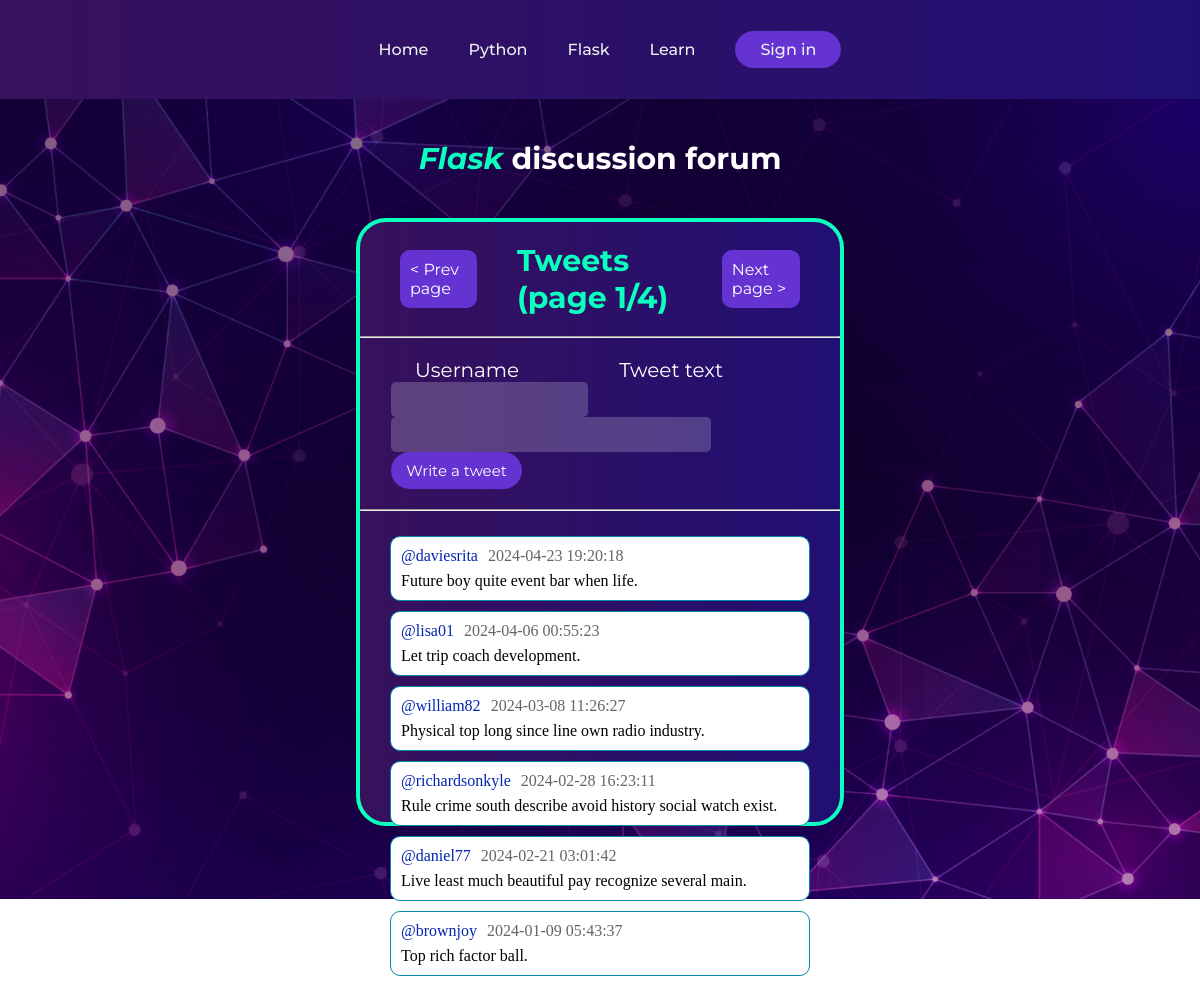
/flask, run on the app's committed database.
### website_app/models.py (models this page shows)
class FlTweet(db.Model):
    __tablename__ = 'fl_tweets'
    id = db.Column(db.Integer, primary_key=True)
    tweet_text = db.Column(db.String(200), nullable=False)
    date = db.Column(db.DateTime, default=func.now())
    username = db.Column(db.String(100), nullable=False)

### website_app/views.py (the view)
@views.route("/flask")
def flask_index():
    page = request.args.get('page', default=1, type=int)
    offset = (page - 1) * ITEMS_PER_PAGE
    tweets = FlTweet.query.order_by(FlTweet.date.desc()).offset(offset).limit(ITEMS_PER_PAGE).all()
    total_pages_amount = 1 if FlTweet.query.count() == 0 else math.ceil(FlTweet.query.count() / 6)
    return render_template("flask.html", tweets=tweets, pg=page, total_pg=total_pages_amount)

### website_app/__init__.py (called while the page is built)
def create_app():
    app = Flask(__name__, template_folder="templates")
    app.register_blueprint(views, url_prefix='/')
    app.config['SECRET_KEY'] = SECRET_KEY
    app.config['SQLALCHEMY_DATABASE_URI'] = f'sqlite:///{DB_NAME}'
    db.init_app(app)
    create_database(app)
    @app.template_filter('ceil')
    def ceil_filter(value):
        return math.ceil(value)
    @app.template_filter('length')
    def length_filter(arr: list):
        return len(arr)
    return app

### website_app/templates/flask.html (shortened to what this page needs)
{% extends "base.html" %}
{% block style %} <link rel="stylesheet" href="{{ url_for('static', filename='css/style_flask.css') }}"> {% endblock %}
{% block content %}
<header>
    <nav class="navbar">
        <ul>
            <a href="{{ url_for('views.index') }}"><li>Home</li></a>
            <a href="{{ url_for('views.python_index') }}"><li>Python</li></a>
            <a href="{{ url_for('views.flask_index') }}"><li>Flask</li></a>
            <a href="{{ url_for('views.learn_index') }}"><li>Learn</li></a>
        </ul>
        <a href="{{ url_for('views.signin') }}">
            <button>Sign in</button>
        </a>
    </nav>
</header>
<section class="main">
    <h1><span style="color:rgb(11, 255, 190); font-style:italic">Flask</span> discussion forum</h1>
    <div class = "tweetboard">
        <div class="tweets-title">
            <a href="{% if pg == 1 %}{{ url_for('views.flask_index', page=total_pg) }}{% else %}{{ url_for('views.flask_index', page=pg-1) }}{% endif %}">< Prev page</a>
            <h2>Tweets (page {{ pg }}/{{ total_pg }})</h2>
            <a href="{% if pg == total_pg %}{{ url_for('views.flask_index', page=1) }}{% else %}{{ url_for('views.flask_index', page=pg+1) }}{% endif %}">Next page ></a>
        </div>
        <hr>
        <div class="write-tweet-title">
            <p>Username</p>
            <p>Tweet text</p>
        </div>
        <form class="write-tweet" action="{{ url_for('views.flask_write_tweet', page_num=pg) }}" method="post">
            <input class="username-input" type="text" name="username" maxlength="40">
            <input class="tweet-input" type="text" name="tweet" maxlength="80">
            <button type="submit">Write a tweet</button>
        </form>
        <hr>
        <div class = "tweets">
            {% for i in range(tweets | length) %}
            <div class = "tweet">
                <div class="tweet-info">
                <p class="username">@{{ tweets[i]['username'] }}</p>
                <p class="date">{{ tweets[i]['date'] }}</p>
                </div>
                <p class="tweet-text">{{ tweets[i]['tweet_text'] }}</p>
            </div>
            {% endfor %}
        </div>
    </div>
</section>
{% endblock %}

### website_app/static/css/style_flask.css (style rules this page uses)
* { margin: 0; padding: 0; }
.navbar li, .navbar a, .navbar button { font-family: "Montserrat", sans-serif; font-weight: 500; font-size: 16px; color: #edf0f1; text-decoration: none; }
.navbar { display: flex; justify-content: center; align-items: center; padding: 20px; gap:20px; background: linear-gradient(to right, rgb(55, 17, 92), rgb(33, 15, 115)); }
.navbar ul { list-style: none; display: flex; }
.navbar li { padding: 20px 20px; border-radius: 10px; }
.navbar li:hover, .navbar button, .tweets-title a, .write-tweet button { background-color:rgb(101, 51, 209); }
.navbar button { padding: 9px 25px; border-radius: 30px; border: none; cursor: pointer; transition: all 0.3s ease 0s; }
.main { width:100%; height:100vh; }
.main h1 { padding: 41px 0px; text-align: center; color:white; font-family: "Montserrat", sans-serif; font-size:30px; }
.tweetboard { width:40%; height:75vh; margin:auto; background: linear-gradient(to right, rgb(55, 17, 92), rgb(33, 15, 115)); border-radius: 30px; display: flex; flex-direction: column; border:rgb(11, 255, 190) solid 4px; }
.tweets-title { display:flex; justify-content:space-between; align-items:center; }
.tweets-title h2 { padding:20px 0px; color:rgb(11, 255, 190); font-family: "Montserrat", sans-serif; font-size:30px; }
.tweets-title a { text-decoration:none; color:white; font-family: "Montserrat", sans-serif; margin:0px 40px; padding: 10px; border-radius:10px; transition: all 0.3s ease 0s; }
.tweets { margin:15px 30px; }
.tweet { background-color:rgb(255, 255, 255); border:solid 1px; border-radius: 10px; border-color:rgba(0, 136, 169, 1); margin:10px 0px; padding: 10px 0px; }
.tweet-info { display:flex; margin-bottom:7px; }
.tweet p { margin-left:10px; }
.date { color: rgb(101, 101, 101); }
.username { color:rgb(3, 37, 177); }
.write-tweet-title { display:flex; color:white; margin-left:55px; gap:100px; font-size:20px; margin-top:20px; font-family: "Montserrat", sans-serif; }
.write-tweet { margin-left:6.5%; margin-bottom:20px; }
.write-tweet button { padding:9px 15px; border:none; color:white; font-family: "Montserrat", sans-serif; border-radius:20px; font-size:15px; cursor: pointer; transition: all 0.3s ease 0s; }
.write-tweet input { padding: 10px; margin-right:10px; border-radius: 5px; border: none; background-color: rgba(255, 255, 255, 0.2); color:white; }
.tweet-input { width:300px; }

### data on the page
FlTweet: username "daviesrita", date "2024-04-23 19:20:18", tweet_text "Future boy quite event bar when life."
FlTweet: username "lisa01", date "2024-04-06 00:55:23", tweet_text "Let trip coach development."
FlTweet: username "william82", date "2024-03-08 11:26:27", tweet_text "Physical top long since line own radio industry."
FlTweet: username "richardsonkyle", date "2024-02-28 16:23:11", tweet_text "Rule crime south describe avoid history social watch exist."
FlTweet: username "daniel77", date "2024-02-21 03:01:42", tweet_text "Live least much beautiful pay recognize several main."
FlTweet: username "brownjoy", date "2024-01-09 05:43:37", tweet_text "Top rich factor ball."

### other printed values
{{ pg }} "1"
{{ total_pg }} "4"
